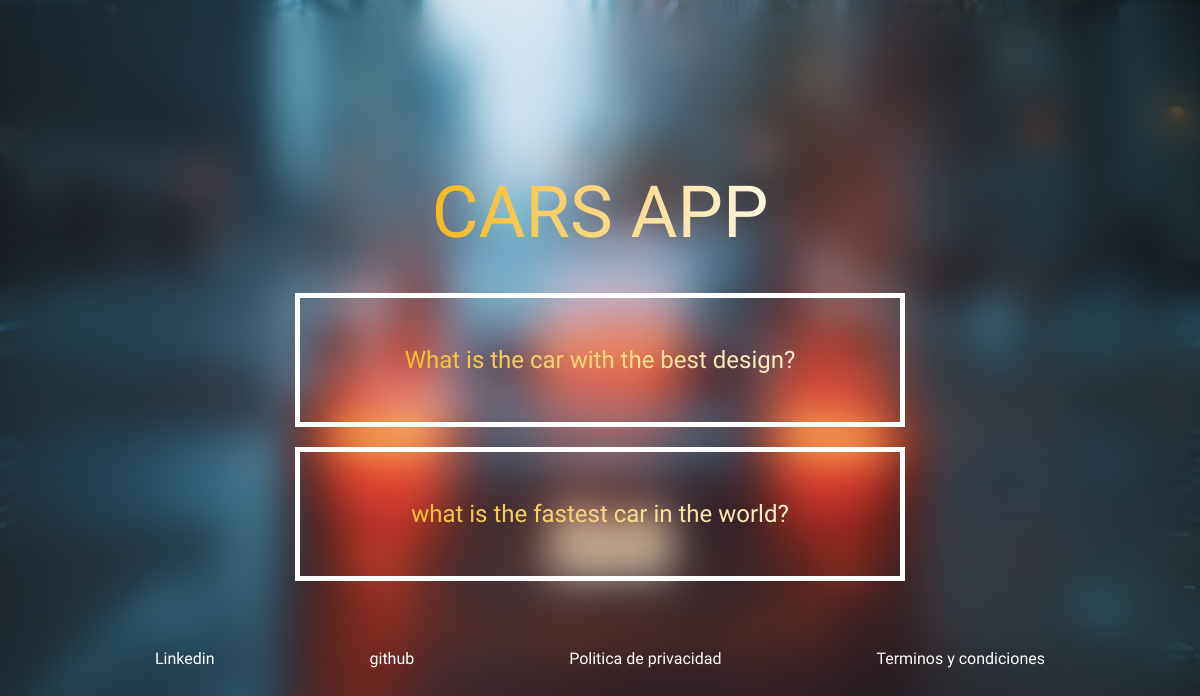
Screenshot of /polls/ with the database file from the repository.
### polls/models.py (models this page shows, shortened)
class Question(models.Model):
    question_text = models.CharField(max_length=200)
    pub_date = models.DateTimeField("Date published")

### polls/views.py (the view)
# urls.py: path("", views.IndexView.as_view(), name ="index"),
class IndexView(generic.ListView):
    template_name = "polls/index.html"
    context_object_name = "latest_question_list"
    def get_queryset(self):
        return Question.objects.filter(pub_date__lte=timezone.now()).order_by("-pub_date")[:5]

### polls/templates/polls/index.html (shortened to what this page needs)
{% load static %}
<!DOCTYPE html>
<html lang="en">
<head>
    <link rel="stylesheet" href="{% static 'polls/reset.css' %}">
    <link rel="stylesheet" href="{% static 'polls/style.css' %}">
</head>
<body>
    <header>
        <h1>CARS APP</h1>
    </header>
    <main>
    {% if latest_question_list %}
    <ul>
        {% for question in latest_question_list %}
            <li><a href="{% url 'polls:detail' question.id %}">{{question.question_text}}</a></li>
        {% endfor %}
    </ul>
    {% else %}
        <p>No polls are available</p>
    {% endif %}
    </main>
    <footer>
        <a href="">Linkedin</a>
        <a href="">github</a>
        <a href="">Politica de privacidad</a>
        <a href="">Terminos y condiciones</a>
    </footer>
</body>
</html>

### polls/static/polls/style.css (style rules this page uses)
body, header, ul, li, footer { align-items: center; display: flex; justify-content: center; }
header, ul { background: linear-gradient( to right, hsl(43, 99%, 48%), hsl(0, 100%, 100%) ); -webkit-background-clip: text; -webkit-text-fill-color: transparent; text-align: center; }
body { background-image: url("./porsche-g6e32e810b_1280.jpg") ; backdrop-filter: blur(20px); flex-direction: column; font-family: 'Climate Crisis', cursive; font-family: 'Tilt Warp', cursive; height: 100vh; background-size: cover; background-position: center; }
header { color: #71622d; font-size: 72px; height: 60px; padding: 100px 50px 50px; }
ul { flex-direction: column; }
li { border: 5px solid white; font-size: 24px; margin-bottom: 20px; padding: 50px; width: 500px; }
a { color: white; text-decoration: none; }
footer { justify-content: space-evenly; padding: 50px 0; width: 100vw; }

### rows the page displays
Question: question_text "What is the car with the best design?"
Question: question_text "what is the fastest car in the world?"
